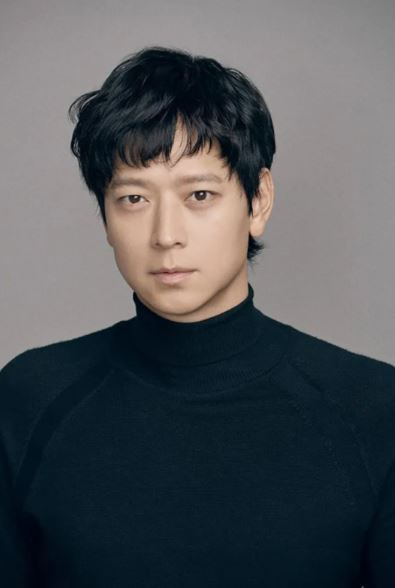
#> input picture ML/knn/a.JPG, 395 x 588 px
$ python ex_numpy_img.py
#> lines starting #> are read from the running program, lines starting #| are printed output that depends on the picture
import numpy as np
import matplotlib.pyplot as plt

img = plt.imread('./a.JPG')[:, :, :3]
#> img is the input picture: shape (588, 395, 3); mean R, G, B 80.4, 84, 87.8
plt.imshow(img)
plt.show()
print(img)
#> (printed output is left out)

def apply_filter(input_img, kernel):
    output_img = np.copy(input_img)
    for i in range(1, input_img.shape[0] - 1):
        for j in range(1, input_img.shape[1] - 1):
            output_img[i, j] = np.sum(input_img[i-1: i +2
                                      , j-1:j + 2]*kernel,axis=(0,1))
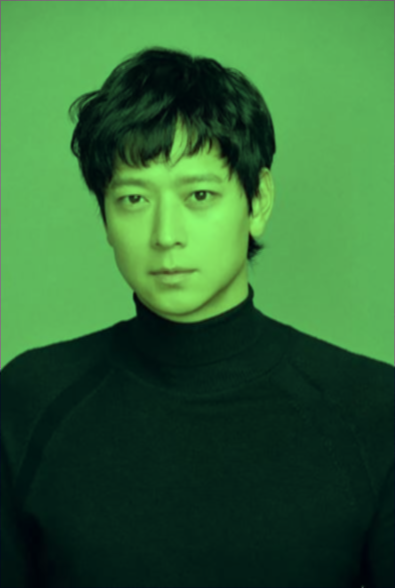
#> output_img: shape (588, 395, 3) float64; mean R, G, B 0.237, 0.492, 0.259; drawn with min black and max white
    return np.clip(output_img, 0, 1)
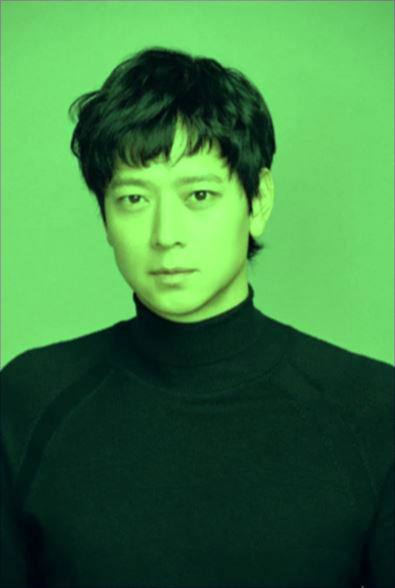
#> returned value: shape (588, 395, 3) float64; mean of channels 0, 1, 2 0.237, 0.49, 0.259; drawn as R, G, B
gaussian_blur = np.array([[1/16, 1/8, 1/16]
                        , [1/8, 1/4, 1/8]
                         ,[1/16, 1/8, 1/16]])
img_normalized = img / 255.0 # 0 ~1 정규화
output = apply_filter(img_normalized, gaussian_blur)
plt.imshow(output)
plt.show()
